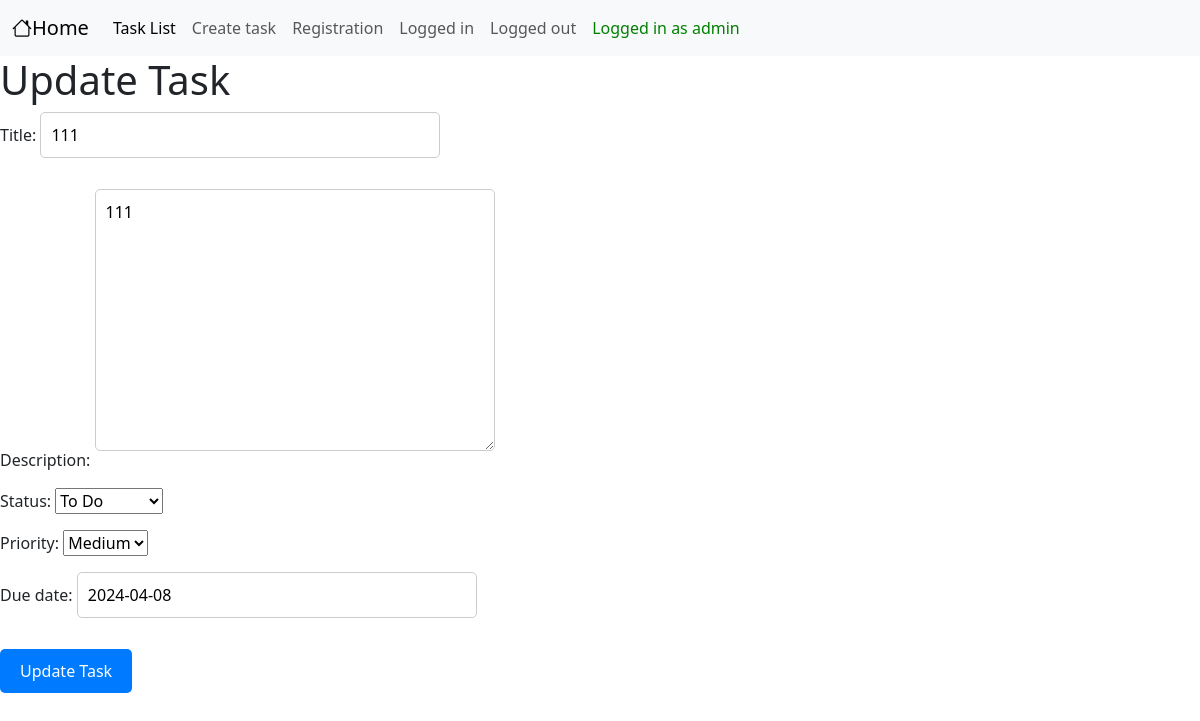
Page /tasks/2/update/ (signed in) on the earlier database version.
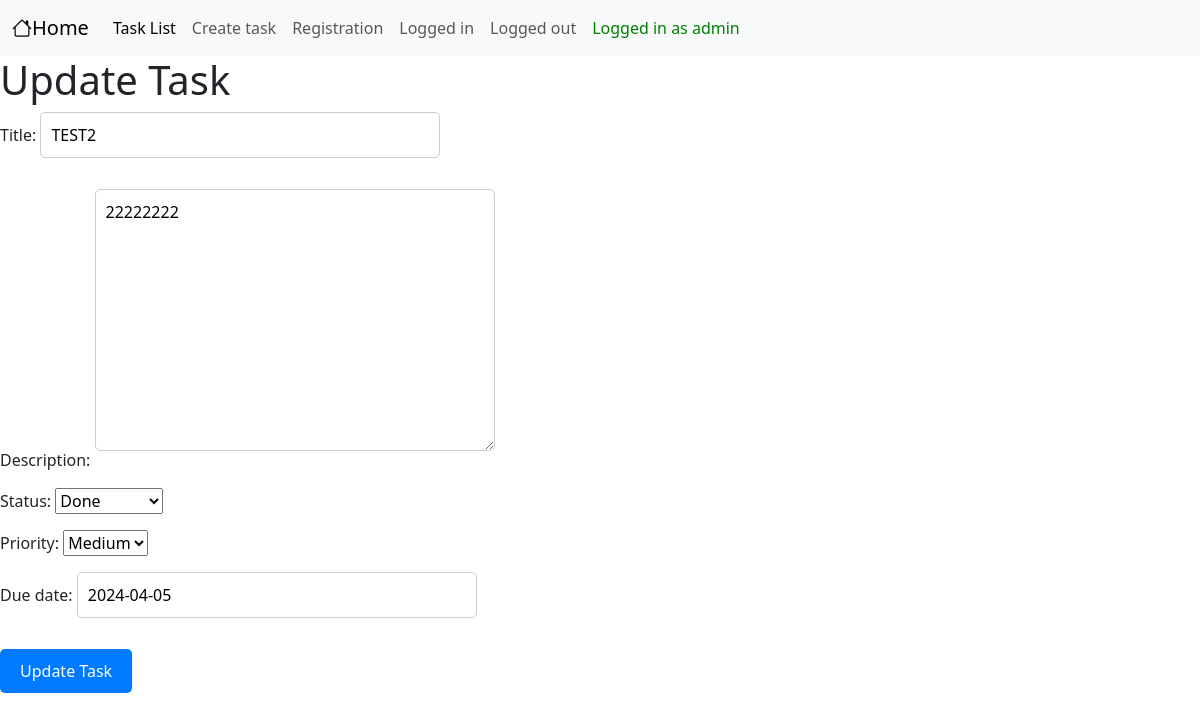
Same page on the later database version.
### trackingApp/models.py (models this page shows, shortened)
class Task(models.Model):
    title = models.CharField(max_length=100)
    description = models.TextField()
    STATUS_CHOICES = [
        ('TODO', 'To Do'),
        ('IN_PROGRESS', 'In Progress'),
        ('DONE', 'Done'),
    ]
    status = models.CharField(max_length=20, choices=STATUS_CHOICES, default='TODO')
    PRIORITY_CHOICES = [
        ('LOW', 'Low'),
        ('MEDIUM', 'Medium'),
        ('HIGH', 'High'),
    ]
    priority = models.CharField(max_length=20, choices=PRIORITY_CHOICES, default='LOW')
    created_at = models.DateTimeField(auto_now_add=True)
    due_date = models.DateField()
    creator = models.ForeignKey(get_user_model(), on_delete=models.CASCADE, null=True, blank=True)

### trackingApp/views.py (the view)
# urls.py: path('tasks/<int:pk>/update/', TaskUpdateView.as_view(), name='task_update'),
class TaskUpdateView(CheckTaskPermissionMixin, UpdateView):
    model = Task
    form_class = TaskUpdateForm
    template_name = 'trackingApp/task_update_form.html'
    success_url = reverse_lazy('success')

### trackingApp/forms.py
class TaskUpdateForm(forms.ModelForm):
    class Meta:
        model = Task
        fields = ['title', 'description', 'status', 'priority', 'due_date']

### trackingApp/views.py (called while the page is built)
def is_creator_or_superuser(user, task):
    return user.is_superuser or user == task.creator

    def test_func(self):
        task = self.get_object()
        return is_creator_or_superuser(self.request.user, task)

### templates/trackingApp/task_update_form.html (shortened to what this page needs)
{% extends 'trackingApp/base.html' %}
{% load static %}
{% block styles %}
    <link rel="stylesheet" type="text/css" href="{% static 'css/trackingApp/task_update_form.css' %}">
{% endblock %}
{% block content %}
<body>
    <h1>Update Task</h1>
    <form method="post">
        {{ form.as_p }}
        <button type="submit" class="btn btn-primary">Update Task</button>
    </form>
</body>
{% endblock %}

Differences in the rows shown:
changed Task "Medium": title "111" → "TEST2"; description "111" → "22222222"; status "To Do" → "Done"; due_date "2024-04-08" → "2024-04-05"
